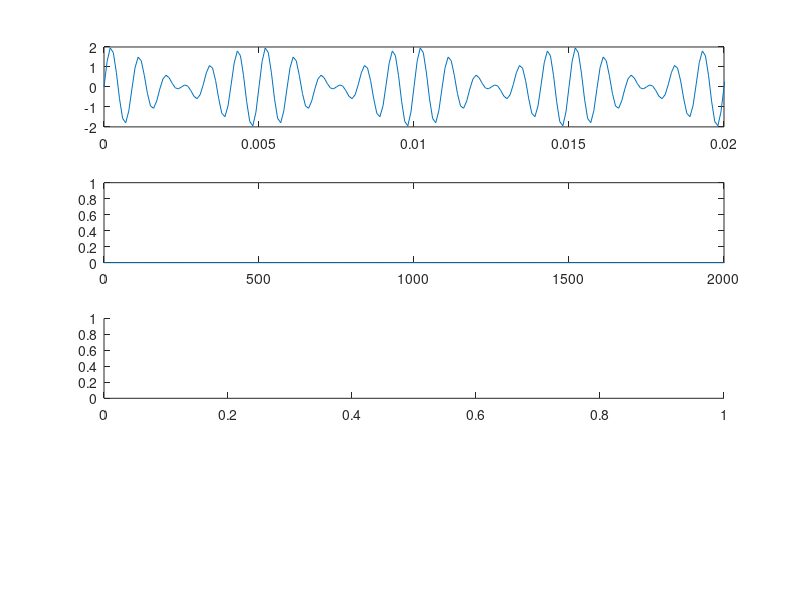

Recreate this plot in MATLAB. (Note: this script raises an error after producing the figure.)
#!/bin/octave
% filter for bell202 modem


%1sec sample
samples = 10000;
total_time = 1;
t = linspace(0,total_time,samples);
delta_t = total_time/samples
sample_rate = 1/delta_t

filter = sin(2*pi*1000.*t)./(pi.*t);

sum = sin(2*pi*1e3*t) + sin(2*pi*1.2e3*t);

subplot(4,1,1)
## plot(([1:samples]*sample_rate)./samples,fft(sum));
plot(t,sum)
axis([0 .02])

subplot(4,1,2)
f = linspace(-sample_rate,sample_rate,samples);
fft_sum = abs(fft(sum));
fft_sum = fft_sum./max(fft_sum);
plot(f,fft_sum');
axis([0 2e3])

subplot(4,1,3)
fftplot(filter)
## axis([0 2e3])

subplot(4,1,4)
sum_lpf = fftconv(sum,filter);
sum_lpf = sum_lpf(:,ceil((length(sum_lpf) - sample_rate*total_time)/2):floor((length(sum_lpf) + sample_rate*total_time)/2));
plot(t,sum_lpf)
axis([0 0.02])
pause
